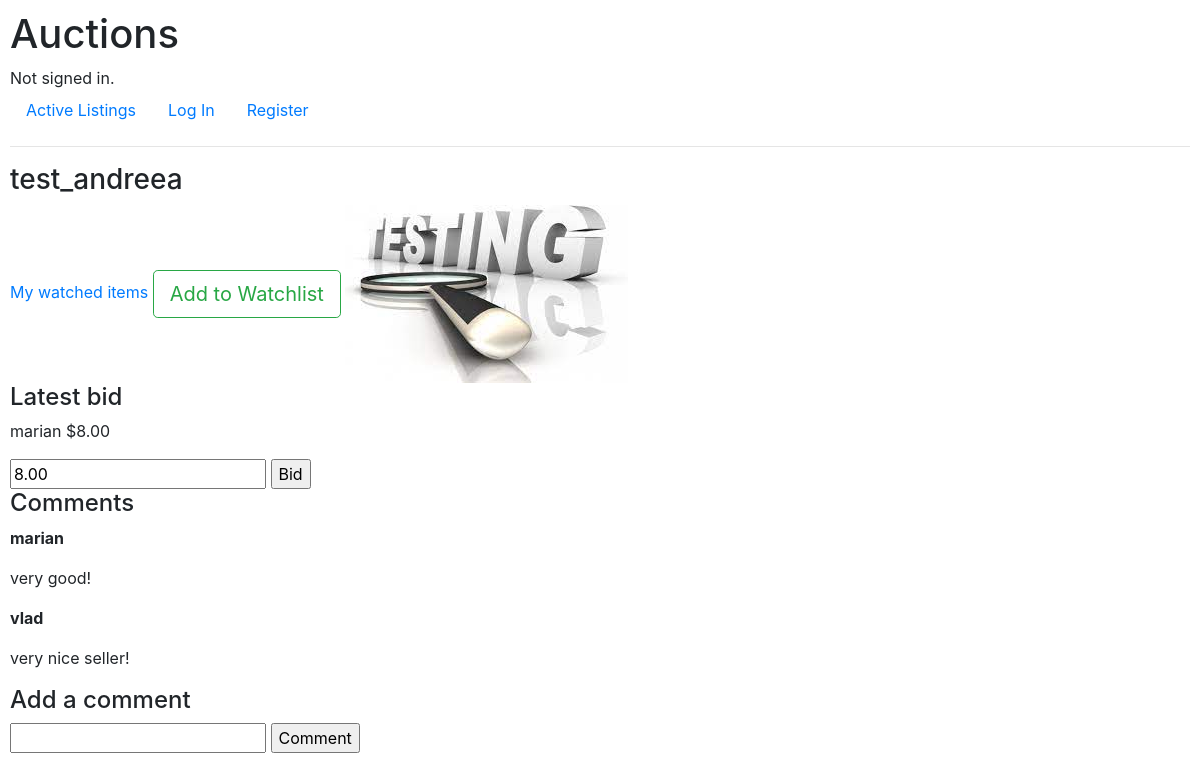
Page /listing/3 on the earlier database version.
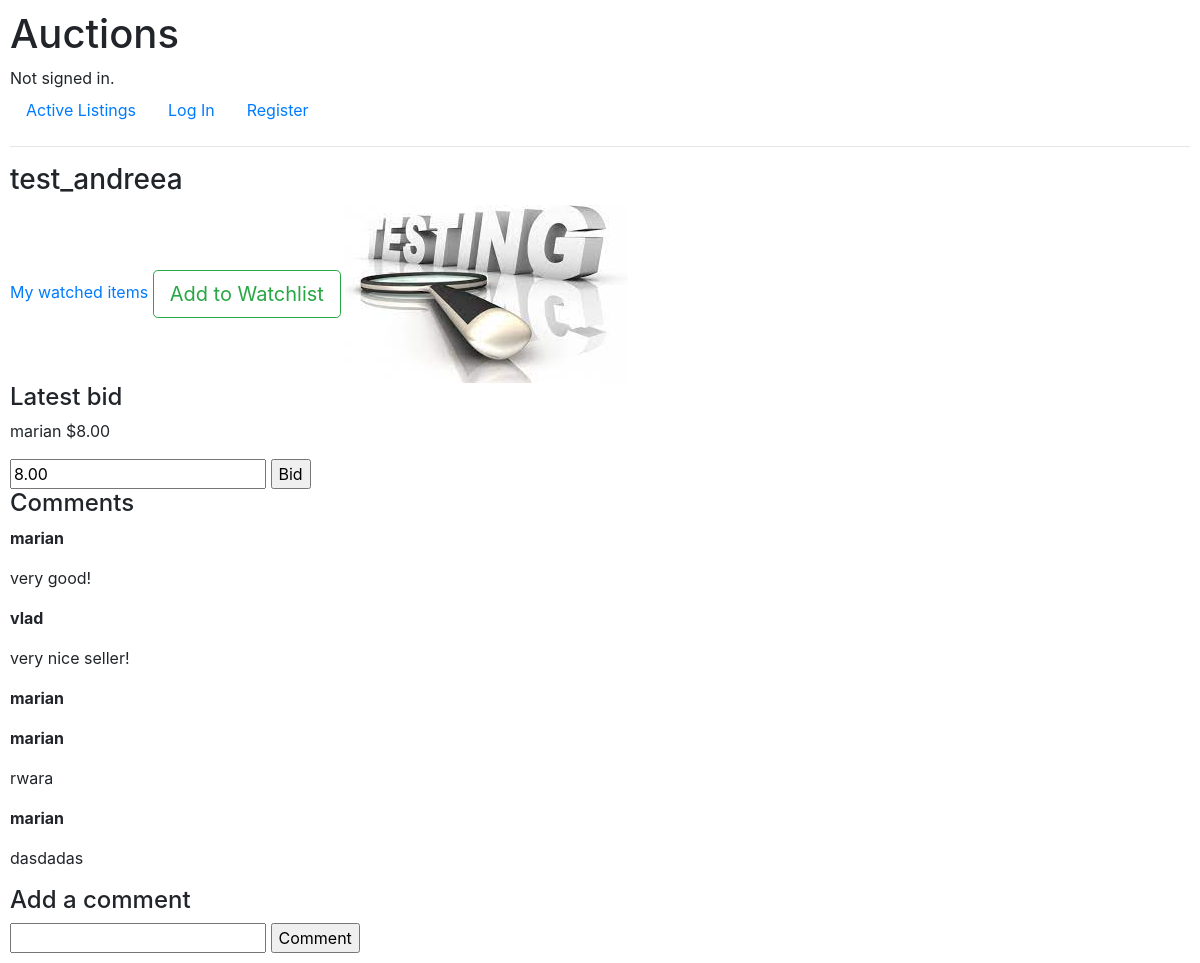
Same page on the later database version.
### auctions/models.py (models this page shows, shortened)
class Listing(models.Model):
    user = models.ForeignKey(User, on_delete=models.CASCADE, null=False, blank=True)
    title = models.CharField(max_length=64)
    description = models.CharField(max_length=200)
    image = models.FileField(upload_to=image_path, blank=True, null=False)
    starting = models.DecimalField(max_digits=3, decimal_places=2,validators=[MinValueValidator(limit_value=1)], default=1)
    category = models.ForeignKey(Category, on_delete=models.CASCADE, null=True, related_name='category')
    active = models.BooleanField(default=True)
    def image_url(self):
        return self.image.url if self.image else None

class Bid(models.Model):
    user = models.ForeignKey(User, on_delete=models.CASCADE,null=False, blank=True, related_name="user_bid")
    listing = models.ForeignKey(Listing, on_delete=models.CASCADE,null=True, blank=True, related_name="listing_bid")
    bid = models.DecimalField(max_digits=3, decimal_places=2)
    def __str__(self):
        return str(self.bid)

class User(AbstractUser):
    pass

class Comment(models.Model):
    user = models.ForeignKey(User, on_delete=models.CASCADE,null=False, blank=True, related_name="user_comments")
    listing = models.ForeignKey(Listing, on_delete=models.CASCADE,null=True, blank=True, related_name="listing_comments")
    comment = models.CharField(max_length=200)

### auctions/views.py (the view, shortened to what this page needs)
# urls.py: path("listing/<int:pk>", views.listing, name='listing'),
def listing(request, pk):
    listing = get_object_or_404(Listing, pk=pk)
    last_bid = Bid.objects.filter(listing=listing).last()
    comments = Comment.objects.filter(listing=listing)
    watching = Watching.objects.filter(user=request.user.id, listing=listing.id).exists()
    context = {
        "listing" : listing,
        'bid': last_bid,
        "comments":comments,
        "owner": checkOwner(request,listing),
        "watching": watching,
        }
    return render(request, "auctions/listing.html", context)

### auctions/views.py (called while the page is built)
def checkOwner(req, lis):
    if req.user.id == lis.user.id:
        return True

### auctions/templates/auctions/listing.html (shortened to what this page needs)
{% extends "auctions/layout.html" %}
{% load static %}
{% block body %}
    <h3>{{listing.title}}</h3>
    <a href="{% url 'watching' %}">My watched items</a>
    {% if not owner %}
        {% if watching %}
            <a href="{% url 'unwatch' listing.id  %}" role="button" class="btn btn-outline-secondary btn-lg">Remove from Watchlist</a>
        {% else %}
        <a href="{% url 'watch' listing.id  %}" role="button" class="btn btn-outline-success btn-lg">Add to Watchlist</a>
        {% endif %}
    {% endif %}
    {% if listing.image %}
    <img src="{{ listing.image_url }}" alt="{{ listing.title }}">
    {% else %}
        <img src="/uploads/default.jpg" alt="No image">
    {% endif %}
    {% if bid and not owner %}
        <h4>Latest bid</h4>
        <p>{{bid.user}} ${{bid|floatformat:2}}</p>
    {% endif %}
    {% if owner and bid %}
    <form action="" name="close" method="post">
        {% csrf_token %}
        <p>Highest bid: ${{bid}}</p>
        <input type="hidden" id="close" name="close" value="{{bid.user.id}}">
        <input type="submit" value="Close auction">
    </form>
    {% elif not owner %}
    <form action="" name="bid" method="post">
        <input type="number" name="bid_amount" id="bid_amount"
            {% if not bid %} min="{{listing.starting}}"
            placeholder="{{listing.starting|floatformat:2}}"
            {% else %}
            min="{{bid|floatformat:2}}" placeholder="{{bid|floatformat:2}}
            {% endif %}"
            value="{{bid|floatformat:2}}"
            required>
        <input type="submit" value="Bid">
    </form>
    {%else%}
        <p>No bids yet.</p>
    {% endif %}
    <h4>Comments</h4>
    {% for comment in comments %}
    <p><b>{{comment.user}}</b></p>
    <p>{{comment.comment}}</p>
    {%empty%}
    <p>No bids yet.</p>
    {% endfor %}
    <h4>Add a comment</h4>
    <form action="" name="comment" method="post">
        <input type="textarea" name="comment" required>
        <input type="submit" value="Comment">
    </form>
{% endblock %}

### auctions/templates/auctions/layout.html (shortened to what this page needs)
{% load static %}
<!DOCTYPE html>
<html lang="en">
    <head>
        <link rel="stylesheet" href="https://stackpath.bootstrapcdn.com/bootstrap/4.4.1/css/bootstrap.min.css">
        <link href="{% static 'auctions/styles.css' %}" rel="stylesheet">
    </head>
    <body>
        <h1>Auctions</h1>
        <div>
            {% if user.is_authenticated %}
                Signed in as <strong>{{ user.username }}</strong>.
            {% else %}
                Not signed in.
            {% endif %}
        </div>
        <ul class="nav">
            <li class="nav-item">
                <a class="nav-link" href="{% url 'index' %}">Active Listings</a>
            </li>
            {% if user.is_authenticated %}
                <li class="nav-item">
                    <a class="nav-link" href="{% url 'logout' %}">Log Out</a>
                </li>
            {% else %}
                <li class="nav-item">
                    <a class="nav-link" href="{% url 'login' %}">Log In</a>
                </li>
                <li class="nav-item">
                    <a class="nav-link" href="{% url 'register' %}">Register</a>
                </li>
            {% endif %}
        </ul>
        <hr>
        {% block body %}
        {% endblock %}
    </body>
</html>

### auctions/static/auctions/styles.css (style rules this page uses)
body { padding: 10px; }

Differences in the rows shown:
added Comment: user "marian"
added Comment: user "marian", comment "rwara"
added Comment: user "marian", comment "dasdadas"
